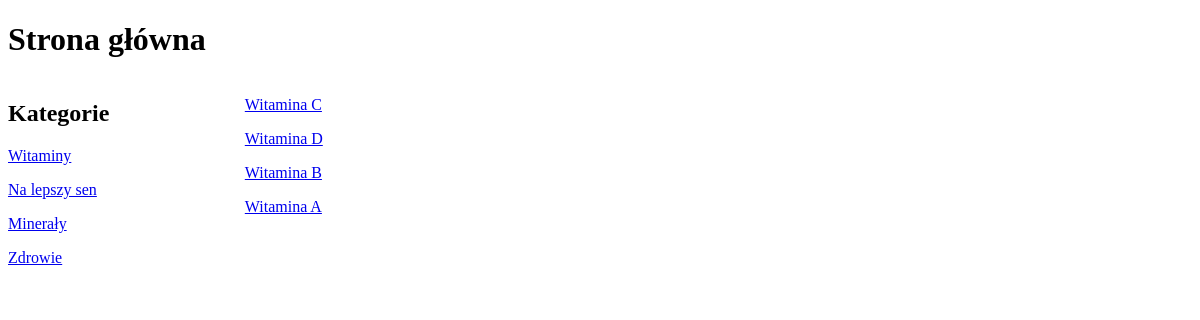
/kategoria/1/, run on the app's committed database.
### Main/models.py (models this page shows, shortened)
class Kategoria(models.Model):
    nazwa = models.CharField(max_length=50)
    class Meta:
        verbose_name = "Kategoria"
        verbose_name_plural = "Kategorie"

class Supplement(models.Model):
    kategoria = models.ForeignKey(Kategoria, on_delete=models.CASCADE, null=True)
    producent = models.ForeignKey(Producent, on_delete=models.CASCADE, null=True)
    nazwa = models.CharField(max_length=50)
    opis = models.TextField(max_length=250)
    dostepnosc = models.CharField(max_length=50)
    cena = models.CharField(max_length=50)
    rodzaj_suplementu = models.CharField(max_length=50)
    pojemnosc_suplementu = models.CharField(max_length=50)
    class Meta:
        verbose_name = "Suplement"
        verbose_name_plural = "Suplementy"

### Main/views.py (the view)
# urls.py: path('kategoria/<id>/', kategoria, name='kategoria'),
def kategoria(request, id):
    kategoria_adres = Kategoria.objects.get(pk=id)
    kategoria_suplement = Supplement.objects.filter(kategoria=kategoria_adres)
    kategorie = Kategoria.objects.all()
    dane = {'kategoria_adres': kategoria_adres,
            'kategoria_suplement': kategoria_suplement,
            'kategorie': kategorie}
    return render(request, 'kategoria_suplement.html', dane)

### Main/templates/kategoria_suplement.html (shortened to what this page needs)
{% extends 'index.html' %}
    {% block suplement %}
        {% if kategoria_suplement %}
            {% for suplement in kategoria_suplement %}
                <p><a href="/suplement/{{ suplement.id }}"> {{ suplement.nazwa }}</a> </p>
            {% endfor %}
        {% endif %}
    {% endblock %}

### Main/templates/index.html (shortened to what this page needs)
<!DOCTYPE html>
<html lang="en">
<head>
    {% load static %}
    <link rel="stylesheet" href="{% static 'style.css' %}">
</head>
<body>
    <div>
        <h1>Strona główna</h1>
    </div>
    <div id="left-site">
        <h2>Kategorie</h2>
        {% for kat in kategorie %}
        <p><a href="/kategoria/{{ kat.id }}"> {{ kat.nazwa }}</a></p>
        {% endfor %}
    </div>
    <div id="center">
        {% block suplement %} {% endblock suplement %}
    </div>
</body>
</html>

### Main/static/style.css (style rules this page uses)
#left-site { width: 20%; float: left; }
#center { width: 70%; float: left; }

### data on the page
Kategoria: nazwa "Witaminy"
Kategoria: nazwa "Na lepszy sen"
Kategoria: nazwa "Minerały"
Kategoria: nazwa "Zdrowie"
Supplement: nazwa "Witamina C"
Supplement: nazwa "Witamina D"
Supplement: nazwa "Witamina B"
Supplement: nazwa "Witamina A"
